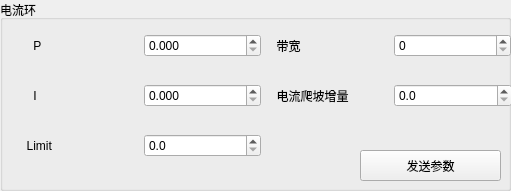
            <widget class="QGroupBox" name="groupBox_18">
             <property name="geometry">
              <rect>
               <x>560</x>
               <y>290</y>
               <width>511</width>
               <height>191</height>
              </rect>
             </property>
             <property name="title">
              <string>电流环</string>
             </property>
             <widget class="QWidget" name="horizontalLayoutWidget_19">
              <property name="geometry">
               <rect>
                <x>20</x>
                <y>20</y>
                <width>241</width>
                <height>51</height>
               </rect>
              </property>
              <layout class="QHBoxLayout" name="horizontalLayout_26">
               <item>
                <widget class="QLabel" name="label_29">
                 <property name="text">
                  <string>    P    </string>
                 </property>
                </widget>
               </item>
               <item>
                <widget class="QDoubleSpinBox" name="currentKpEdit">
                 <property name="decimals">
                  <number>3</number>
                 </property>
                 <property name="singleStep">
                  <double>0.500000000000000</double>
                 </property>
                </widget>
               </item>
              </layout>
             </widget>
             <widget class="QWidget" name="horizontalLayoutWidget_20">
              <property name="geometry">
               <rect>
                <x>20</x>
                <y>70</y>
                <width>241</width>
                <height>51</height>
               </rect>
              </property>
              <layout class="QHBoxLayout" name="horizontalLayout_27">
               <item>
                <widget class="QLabel" name="label_39">
                 <property name="text">
                  <string>    I    </string>
                 </property>
                </widget>
               </item>
               <item>
                <widget class="QDoubleSpinBox" name="currentKiEdit">
                 <property name="decimals">
                  <number>3</number>
                 </property>
                 <property name="maximum">
                  <double>2000.000000000000000</double>
                 </property>
                 <property name="singleStep">
                  <double>0.500000000000000</double>
                 </property>
                </widget>
               </item>
              </layout>
             </widget>
             <widget class="QPushButton" name="writeCurrentLoopBtn">
              <property name="geometry">
               <rect>
                <x>360</x>
                <y>150</y>
                <width>141</width>
                <height>31</height>
               </rect>
              </property>
              <property name="text">
               <string>发送参数</string>
              </property>
             </widget>
             <widget class="QWidget" name="horizontalLayoutWidget_21">
              <property name="geometry">
               <rect>
                <x>270</x>
                <y>20</y>
                <width>241</width>
                <height>51</height>
               </rect>
              </property>
              <layout class="QHBoxLayout" name="horizontalLayout_28">
               <item>
                <widget class="QLabel" name="label_40">
                 <property name="text">
                  <string>  带宽    </string>
                 </property>
                </widget>
               </item>
               <item>
                <widget class="QDoubleSpinBox" name="currentBandwidthEdit">
                 <property name="decimals">
                  <number>0</number>
                 </property>
                 <property name="maximum">
                  <double>5000.000000000000000</double>
                 </property>
                </widget>
               </item>
              </layout>
             </widget>
             <widget class="QWidget" name="horizontalLayoutWidget_34">
              <property name="geometry">
               <rect>
                <x>270</x>
                <y>70</y>
                <width>242</width>
                <height>51</height>
               </rect>
              </property>
              <layout class="QHBoxLayout" name="horizontalLayout_41">
               <item>
                <widget class="QLabel" name="label_47">
                 <property name="text">
                  <string>  电流爬坡增量  </string>
                 </property>
                </widget>
               </item>
               <item>
                <widget class="QDoubleSpinBox" name="currentIncEdit">
                 <property name="decimals">
                  <number>1</number>
                 </property>
                 <property name="singleStep">
                  <double>0.500000000000000</double>
                 </property>
                </widget>
               </item>
              </layout>
             </widget>
             <widget class="QWidget" name="horizontalLayoutWidget_22">
              <property name="geometry">
               <rect>
                <x>20</x>
                <y>120</y>
                <width>241</width>
                <height>51</height>
               </rect>
              </property>
              <layout class="QHBoxLayout" name="horizontalLayout_29">
               <item>
                <widget class="QLabel" name="label_41">
                 <property name="minimumSize">
                  <size>
                   <width>64</width>
                   <height>49</height>
                  </size>
                 </property>
                 <property name="text">
                  <string>  Limit  </string>
                 </property>
                </widget>
               </item>
               <item>
                <widget class="QDoubleSpinBox" name="currentLoopLimitEdit">
                 <property name="decimals">
                  <number>1</number>
                 </property>
                 <property name="singleStep">
                  <double>0.500000000000000</double>
                 </property>
                </widget>
               </item>
              </layout>
             </widget>
            </widget>
